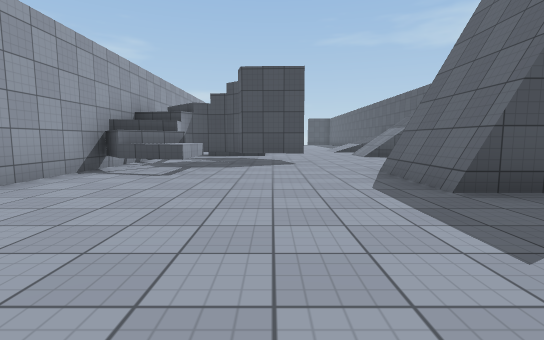
View 1 (above)

16 first-person views from a walk through a 3-D level made in the Unity game engine. The camera is 1.2 m above the floor, tilts 6° down and sees 85° across. The floor is counted in squares, 2 m on a side. Each view is taken from the middle of a square. On the plan, view 1 faces up. The plan holds only what a view shows up to about 9 squares ahead; the rest is blank. Surface patterns are stand-ins for the level's own textures.

View 2
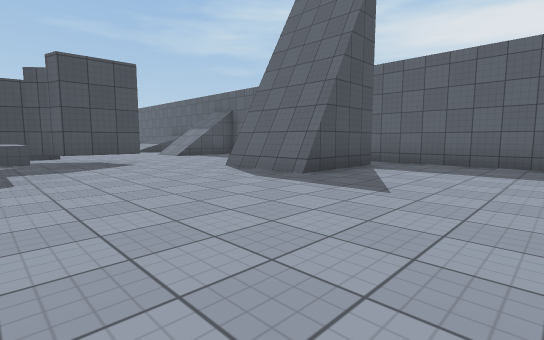

View 3
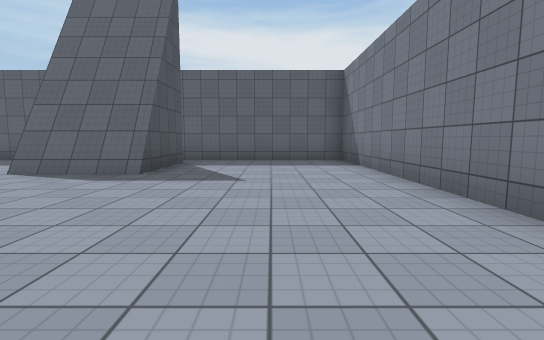

View 4
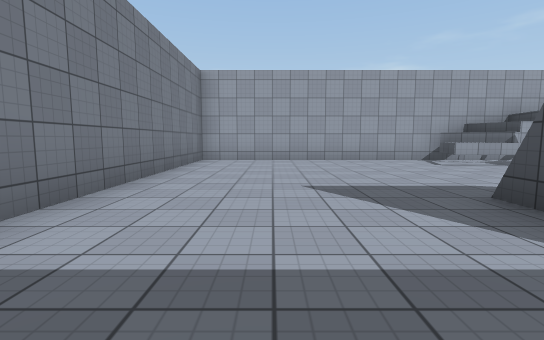

View 5
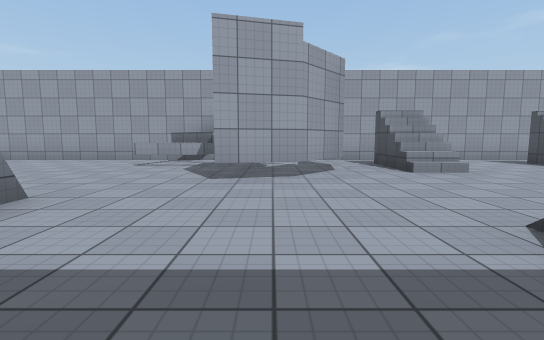

View 6
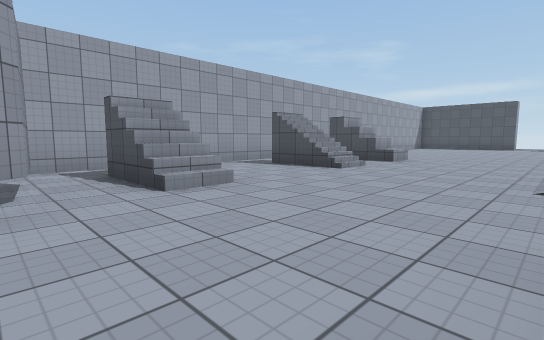

View 7
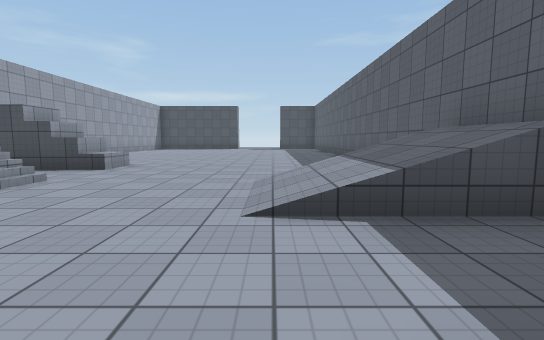

View 8
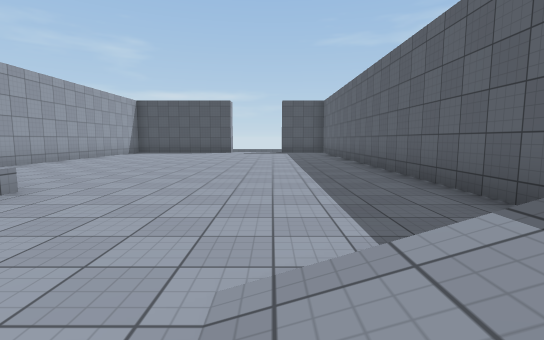

View 9
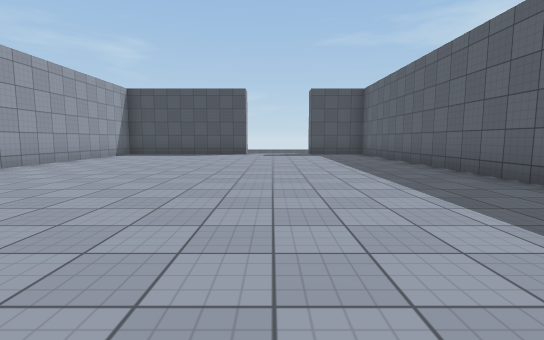

View 10
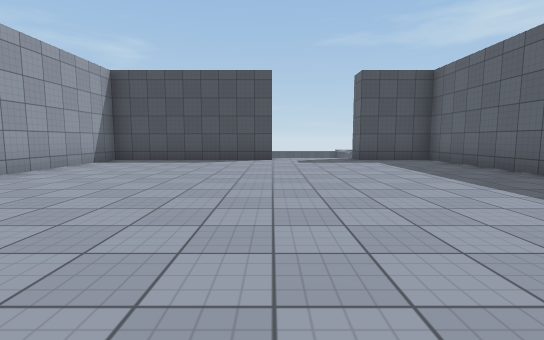

View 11
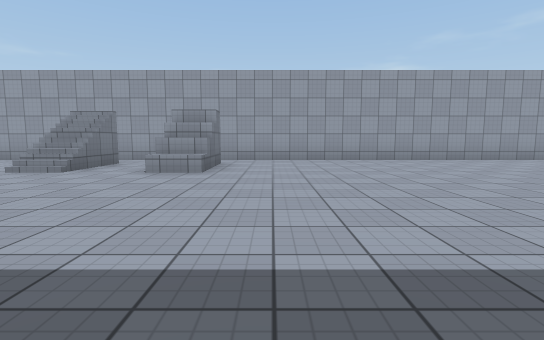

View 12
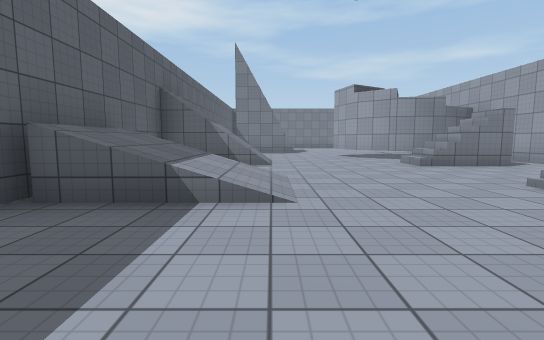

View 13
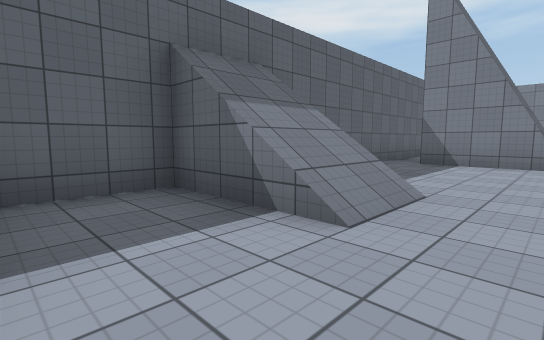

View 14
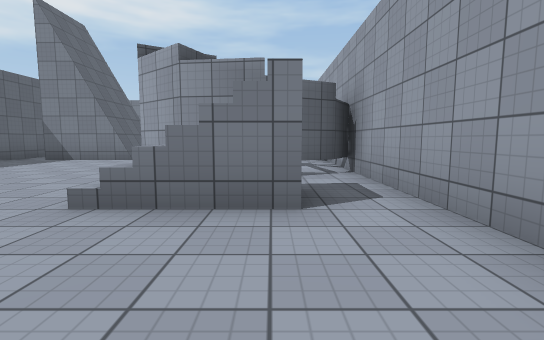

View 15
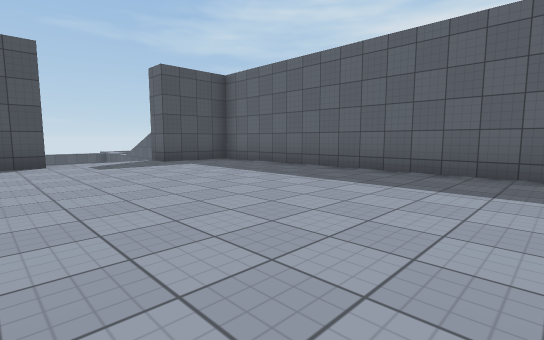

View 16
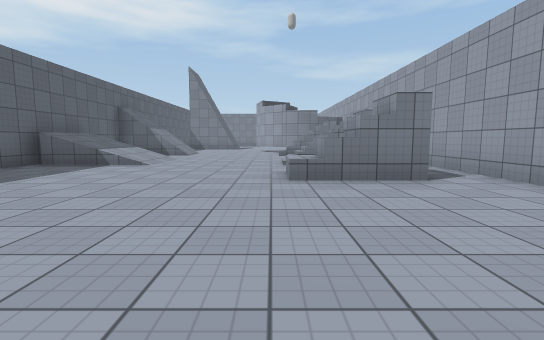

### Floor plan
Key: @ floor where view 1 was taken; # wall or solid block; . floor; / step, stairs or slope; ^ raised ledge.
Columns run from 4 left of view 1 to 6 right of it. Each row starts with its distance up from view 1.
 29 ######..###
 28 #.........#
 27 #.........#
 26 #.........#
 25 #.........#
 24 #.........#
 23 #.........#
 22 #.........#
 21 #.........#
 20 #.........#
 19 #.........#
 18 #.........#
 17 #.#^......#
 16 #.........#
 15 #.//...///#
 14 #......///#
 13 #.........#
 12 #.........#
 11 #.//...///#
 10 #......///#
  9 ####......#
  8 #####.....#
  7 ##........#
  6 #^^.......#
  5 #.^...###.#
  4 #.....###.#
  3 #.........#
  2 #.........#
  1 #.........#
  0 #...@.....#
 -1 ###########

Where each view was taken, in squares from view 1:
view 1: 0 up, 0 right, facing up
view 2: 0 up, 2 left, facing up-right
view 3: 1 up, 3 left, facing right
view 4: 1 up, 5 right, facing left
view 5: 8 up, 5 right, facing left
view 6: 9 up, 3 right, facing up-left
view 7: 11 up, 3 right, facing up
view 8: 14 up, 3 right, facing up
view 9: 17 up, 2 right, facing up
view 10: 20 up, 1 right, facing up
view 11: 19 up, 5 right, facing left
view 12: 18 up, 3 right, facing down
view 13: 13 up, 2 right, facing down-right
view 14: 14 up, 2 left, facing down
view 15: 21 up, 0 right, facing up-right
view 16: 22 up, 0 right, facing down
